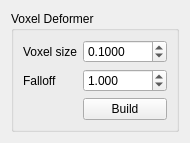
<?xml version="1.0" encoding="UTF-8"?>
<ui version="4.0">
 <class>QVoxelDeformerWidget</class>
 <widget class="QWidget" name="QVoxelDeformerWidget">
  <property name="geometry">
   <rect>
    <x>0</x>
    <y>0</y>
    <width>165</width>
    <height>126</height>
   </rect>
  </property>
  <property name="windowTitle">
   <string>Form</string>
  </property>
  <layout class="QVBoxLayout" name="verticalLayout">
   <item>
    <widget class="QGroupBox" name="ffdGroupBox">
     <property name="title">
      <string>Voxel Deformer</string>
     </property>
     <property name="flat">
      <bool>false</bool>
     </property>
     <layout class="QGridLayout" name="gridLayout">
      <item row="0" column="0">
       <widget class="QLabel" name="label">
        <property name="text">
         <string>Voxel size</string>
        </property>
       </widget>
      </item>
      <item row="0" column="1">
       <widget class="QDoubleSpinBox" name="voxelSize">
        <property name="decimals">
         <number>4</number>
        </property>
        <property name="minimum">
         <double>0.000100000000000</double>
        </property>
        <property name="maximum">
         <double>1000.000000000000000</double>
        </property>
        <property name="singleStep">
         <double>0.050000000000000</double>
        </property>
        <property name="value">
         <double>0.100000000000000</double>
        </property>
       </widget>
      </item>
      <item row="2" column="1">
       <widget class="QPushButton" name="buildButton">
        <property name="text">
         <string>Build</string>
        </property>
       </widget>
      </item>
      <item row="1" column="0">
       <widget class="QLabel" name="label_2">
        <property name="text">
         <string>Falloff</string>
        </property>
       </widget>
      </item>
      <item row="1" column="1">
       <widget class="QDoubleSpinBox" name="falloff">
        <property name="decimals">
         <number>3</number>
        </property>
        <property name="minimum">
         <double>0.001000000000000</double>
        </property>
        <property name="maximum">
         <double>10.000000000000000</double>
        </property>
        <property name="singleStep">
         <double>0.050000000000000</double>
        </property>
        <property name="value">
         <double>1.000000000000000</double>
        </property>
       </widget>
      </item>
     </layout>
    </widget>
   </item>
  </layout>
 </widget>
 <resources/>
 <connections/>
</ui>
